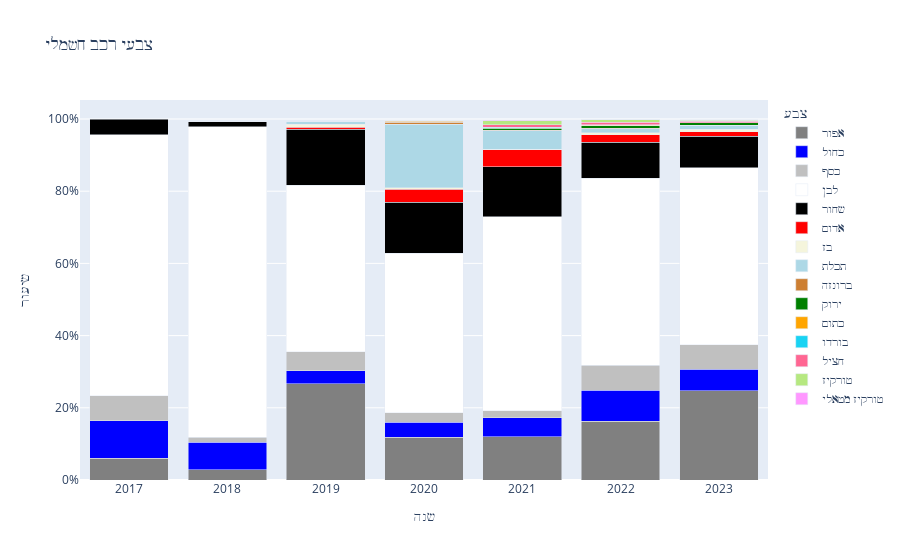

The notebook cell saved with this chart:
### Code cell
fuel = "חשמל"
c=show_colors(df.query('year > 2016 and sug_delek_nm == @fuel'), 15, 'צבעי רכב חשמלי')

### Figure 1 — Plotly figure (JSON) as saved in the notebook; plotly's stock layout.template omitted (floating-point values rounded to 4 significant figures)
{"data": [{"alignmentgroup": "True", "customdata": [["אפור", 7], ["אפור", 4], ["אפור", 162], ["אפור", 181], ["אפור", 1342], ["אפור", 4572], ["אפור", 4784]], "hovertemplate": "צבע=%{customdata[0]}<br>שנה=%{x}<br>שיעור=%{y}<br>count=%{customdata[1]}<extra></extra>", "legendgroup": "אפור", "marker": {"color": "rgb(128, 128, 128)", "pattern": {"shape": ""}}, "name": "אפור", "offsetgroup": "אפור", "orientation": "v", "showlegend": true, "textposition": "auto", "type": "bar", "x": [2017, 2018, 2019, 2020, 2021, 2022, 2023], "xaxis": "x", "y": [0.06034, 0.02778, 0.2669, 0.1178, 0.1203, 0.1633, 0.2469], "yaxis": "y"}, {"alignmentgroup": "True", "customdata": [["כחול", 12], ["כחול", 11], ["כחול", 22], ["כחול", 64], ["כחול", 575], ["כחול", 2381], ["כחול", 1167]], "hovertemplate": "צבע=%{customdata[0]}<br>שנה=%{x}<br>שיעור=%{y}<br>count=%{customdata[1]}<extra></extra>", "legendgroup": "כחול", "marker": {"color": "rgb(0, 0, 255)", "pattern": {"shape": ""}}, "name": "כחול", "offsetgroup": "כחול", "orientation": "v", "showlegend": true, "textposition": "auto", "type": "bar", "x": [2017, 2018, 2019, 2020, 2021, 2022, 2023], "xaxis": "x", "y": [0.1034, 0.07639, 0.03624, 0.04167, 0.05153, 0.08502, 0.06024], "yaxis": "y"}, {"alignmentgroup": "True", "customdata": [["כסף", 8], ["כסף", 2], ["כסף", 32], ["כסף", 42], ["כסף", 229], ["כסף", 1955], ["כסף", 1316]], "hovertemplate": "צבע=%{customdata[0]}<br>שנה=%{x}<br>שיעור=%{y}<br>count=%{customdata[1]}<extra></extra>", "legendgroup": "כסף", "marker": {"color": "rgb(192, 192, 192)", "pattern": {"shape": ""}}, "name": "כסף", "offsetgroup": "כסף", "orientation": "v", "showlegend": true, "textposition": "auto", "type": "bar", "x": [2017, 2018, 2019, 2020, 2021, 2022, 2023], "xaxis": "x", "y": [0.06897, 0.01389, 0.05272, 0.02734, 0.02052, 0.06981, 0.06793], "yaxis": "y"}, {"alignmentgroup": "True", "customdata": [["לבן", 84], ["לבן", 124], ["לבן", 280], ["לבן", 677], ["לבן", 5993], ["לבן", 14501], ["לבן", 9485]], "hovertemplate": "צבע=%{customdata[0]}<br>שנה=%{x}<br>שיעור=%{y}<br>count=%{customdata[1]}<extra></extra>", "legendgroup": "לבן", "marker": {"color": "rgb(255, 255, 255)", "pattern": {"shape": ""}}, "name": "לבן", "offsetgroup": "לבן", "orientation": "v", "showlegend": true, "textposition": "auto", "type": "bar", "x": [2017, 2018, 2019, 2020, 2021, 2022, 2023], "xaxis": "x", "y": [0.7241, 0.8611, 0.4613, 0.4408, 0.5371, 0.5178, 0.4896], "yaxis": "y"}, {"alignmentgroup": "True", "customdata": [["שחור", 5], ["שחור", 2], ["שחור", 94], ["שחור", 217], ["שחור", 1546], ["שחור", 2797], ["שחור", 1689]], "hovertemplate": "צבע=%{customdata[0]}<br>שנה=%{x}<br>שיעור=%{y}<br>count=%{customdata[1]}<extra></extra>", "legendgroup": "שחור", "marker": {"color": "rgb(0, 0, 0)", "pattern": {"shape": ""}}, "name": "שחור", "offsetgroup": "שחור", "orientation": "v", "showlegend": true, "textposition": "auto", "type": "bar", "x": [2017, 2018, 2019, 2020, 2021, 2022, 2023], "xaxis": "x", "y": [0.0431, 0.01389, 0.1549, 0.1413, 0.1385, 0.09988, 0.08718], "yaxis": "y"}, {"alignmentgroup": "True", "customdata": [["אדום", 3], ["אדום", 57], ["אדום", 529], ["אדום", 566], ["אדום", 241]], "hovertemplate": "צבע=%{customdata[0]}<br>שנה=%{x}<br>שיעור=%{y}<br>count=%{customdata[1]}<extra></extra>", "legendgroup": "אדום", "marker": {"color": "rgb(255, 0, 0)", "pattern": {"shape": ""}}, "name": "אדום", "offsetgroup": "אדום", "orientation": "v", "showlegend": true, "textposition": "auto", "type": "bar", "x": [2019, 2020, 2021, 2022, 2023], "xaxis": "x", "y": [0.004942, 0.03711, 0.04741, 0.02021, 0.01244], "yaxis": "y"}, {"alignmentgroup": "True", "customdata": [["בז", 5], ["בז", 5], ["בז", 11], ["בז", 175], ["בז", 136]], "hovertemplate": "צבע=%{customdata[0]}<br>שנה=%{x}<br>שיעור=%{y}<br>count=%{customdata[1]}<extra></extra>", "legendgroup": "בז", "marker": {"color": "rgb(245, 245, 220)", "pattern": {"shape": ""}}, "name": "בז", "offsetgroup": "בז", "orientation": "v", "showlegend": true, "textposition": "auto", "type": "bar", "x": [2019, 2020, 2021, 2022, 2023], "xaxis": "x", "y": [0.008237, 0.003255, 0.0009858, 0.006249, 0.00702], "yaxis": "y"}, {"alignmentgroup": "True", "customdata": [["תכלת", 4], ["תכלת", 271], ["תכלת", 576], ["תכלת", 313], ["תכלת", 220]], "hovertemplate": "צבע=%{customdata[0]}<br>שנה=%{x}<br>שיעור=%{y}<br>count=%{customdata[1]}<extra></extra>", "legendgroup": "תכלת", "marker": {"color": "rgb(173, 216, 230)", "pattern": {"shape": ""}}, "name": "תכלת", "offsetgroup": "תכלת", "orientation": "v", "showlegend": true, "textposition": "auto", "type": "bar", "x": [2019, 2020, 2021, 2022, 2023], "xaxis": "x", "y": [0.00659, 0.1764, 0.05162, 0.01118, 0.01136], "yaxis": "y"}, {"alignmentgroup": "True", "customdata": [["ברונזה", 9], ["ברונזה", 13], ["ברונזה", 8], ["ברונזה", 3]], "hovertemplate": "צבע=%{customdata[0]}<br>שנה=%{x}<br>שיעור=%{y}<br>count=%{customdata[1]}<extra></extra>", "legendgroup": "ברונזה", "marker": {"color": "rgb(205, 127, 50)", "pattern": {"shape": ""}}, "name": "ברונזה", "offsetgroup": "ברונזה", "orientation": "v", "showlegend": true, "textposition": "auto", "type": "bar", "x": [2020, 2021, 2022, 2023], "xaxis": "x", "y": [0.005859, 0.001165, 0.0002857, 0.0001549], "yaxis": "y"}, {"alignmentgroup": "True", "customdata": [["ירוק", 1], ["ירוק", 54], ["ירוק", 205], ["ירוק", 132]], "hovertemplate": "צבע=%{customdata[0]}<br>שנה=%{x}<br>שיעור=%{y}<br>count=%{customdata[1]}<extra></extra>", "legendgroup": "ירוק", "marker": {"color": "rgb(0, 128, 0)", "pattern": {"shape": ""}}, "name": "ירוק", "offsetgroup": "ירוק", "orientation": "v", "showlegend": true, "textposition": "auto", "type": "bar", "x": [2020, 2021, 2022, 2023], "xaxis": "x", "y": [0.000651, 0.004839, 0.00732, 0.006814], "yaxis": "y"}, {"alignmentgroup": "True", "customdata": [["כתום", 3], ["כתום", 23], ["כתום", 34], ["כתום", 3]], "hovertemplate": "צבע=%{customdata[0]}<br>שנה=%{x}<br>שיעור=%{y}<br>count=%{customdata[1]}<extra></extra>", "legendgroup": "כתום", "marker": {"color": "rgb(255, 165, 0)", "pattern": {"shape": ""}}, "name": "כתום", "offsetgroup": "כתום", "orientation": "v", "showlegend": true, "textposition": "auto", "type": "bar", "x": [2020, 2021, 2022, 2023], "xaxis": "x", "y": [0.001953, 0.002061, 0.001214, 0.0001549], "yaxis": "y"}, {"alignmentgroup": "True", "customdata": [["בורדו", 10], ["בורדו", 50]], "hovertemplate": "צבע=%{customdata[0]}<br>שנה=%{x}<br>שיעור=%{y}<br>count=%{customdata[1]}<extra></extra>", "legendgroup": "בורדו", "marker": {"color": "#19d3f3", "pattern": {"shape": ""}}, "name": "בורדו", "offsetgroup": "בורדו", "orientation": "v", "showlegend": true, "textposition": "auto", "type": "bar", "x": [2021, 2022], "xaxis": "x", "y": [0.0008961, 0.001785], "yaxis": "y"}, {"alignmentgroup": "True", "customdata": [["חציל", 76], ["חציל", 179], ["חציל", 64]], "hovertemplate": "צבע=%{customdata[0]}<br>שנה=%{x}<br>שיעור=%{y}<br>count=%{customdata[1]}<extra></extra>", "legendgroup": "חציל", "marker": {"color": "#FF6692", "pattern": {"shape": ""}}, "name": "חציל", "offsetgroup": "חציל", "orientation": "v", "showlegend": true, "textposition": "auto", "type": "bar", "x": [2021, 2022, 2023], "xaxis": "x", "y": [0.006811, 0.006392, 0.003304], "yaxis": "y"}, {"alignmentgroup": "True", "customdata": [["טורקיז", 135], ["טורקיז", 212], ["טורקיז", 53]], "hovertemplate": "צבע=%{customdata[0]}<br>שנה=%{x}<br>שיעור=%{y}<br>count=%{customdata[1]}<extra></extra>", "legendgroup": "טורקיז", "marker": {"color": "#B6E880", "pattern": {"shape": ""}}, "name": "טורקיז", "offsetgroup": "טורקיז", "orientation": "v", "showlegend": true, "textposition": "auto", "type": "bar", "x": [2021, 2022, 2023], "xaxis": "x", "y": [0.0121, 0.00757, 0.002736], "yaxis": "y"}, {"alignmentgroup": "True", "customdata": [["טורקיז מטאלי", 1], ["טורקיז מטאלי", 2], ["טורקיז מטאלי", 43]], "hovertemplate": "צבע=%{customdata[0]}<br>שנה=%{x}<br>שיעור=%{y}<br>count=%{customdata[1]}<extra></extra>", "legendgroup": "טורקיז מטאלי", "marker": {"color": "#FF97FF", "pattern": {"shape": ""}}, "name": "טורקיז מטאלי", "offsetgroup": "טורקיז מטאלי", "orientation": "v", "showlegend": true, "textposition": "auto", "type": "bar", "x": [2021, 2022, 2023], "xaxis": "x", "y": [8.961e-05, 7.142e-05, 0.00222], "yaxis": "y"}], "layout": {"barmode": "stack", "legend": {"title": {"text": "צבע"}, "tracegroupgap": 0}, "title": {"text": "צבעי רכב חשמלי"}, "xaxis": {"anchor": "y", "domain": [0, 1], "title": {"text": "שנה"}}, "yaxis": {"anchor": "x", "domain": [0, 1], "tickformat": ".0%", "title": {"text": "שיעור"}}}}
